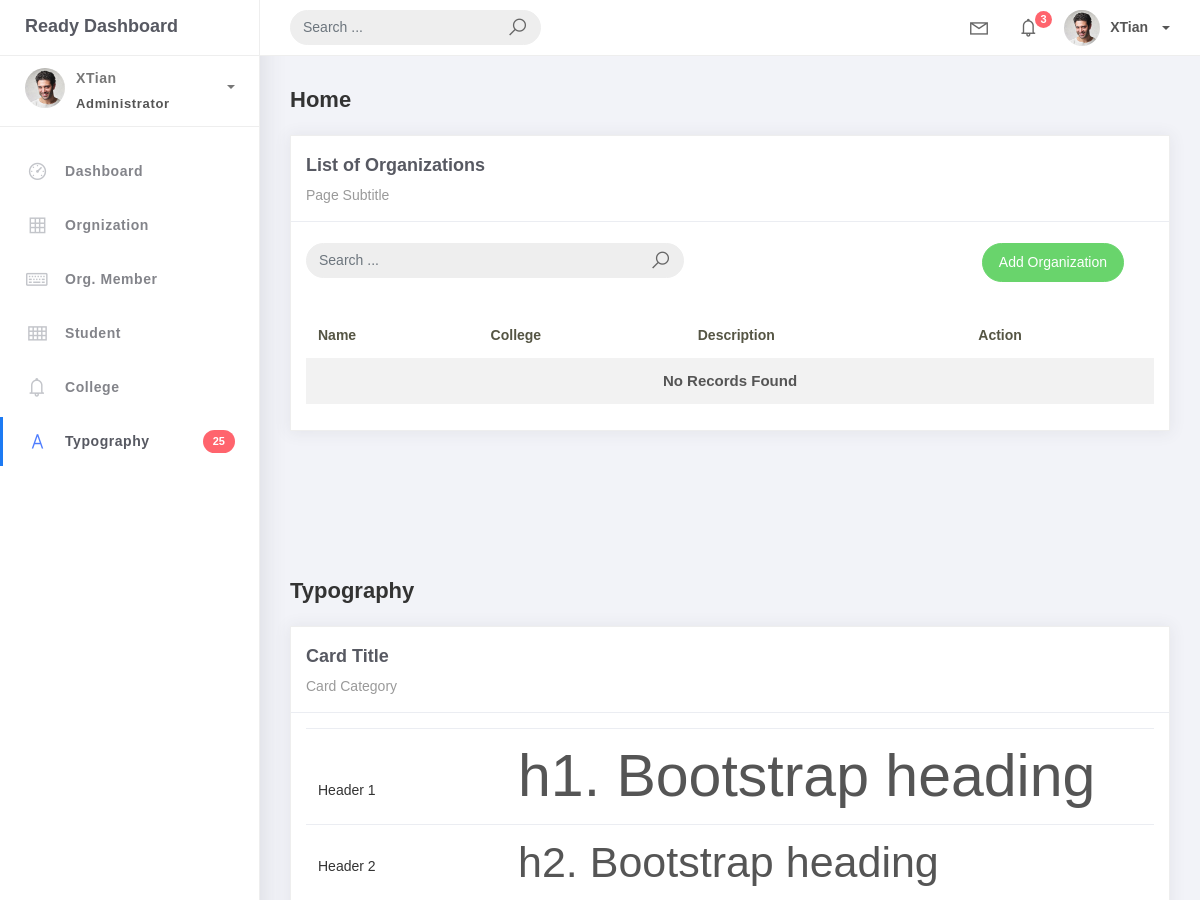
Page /organization_list/ (upper part) on the earlier database version.
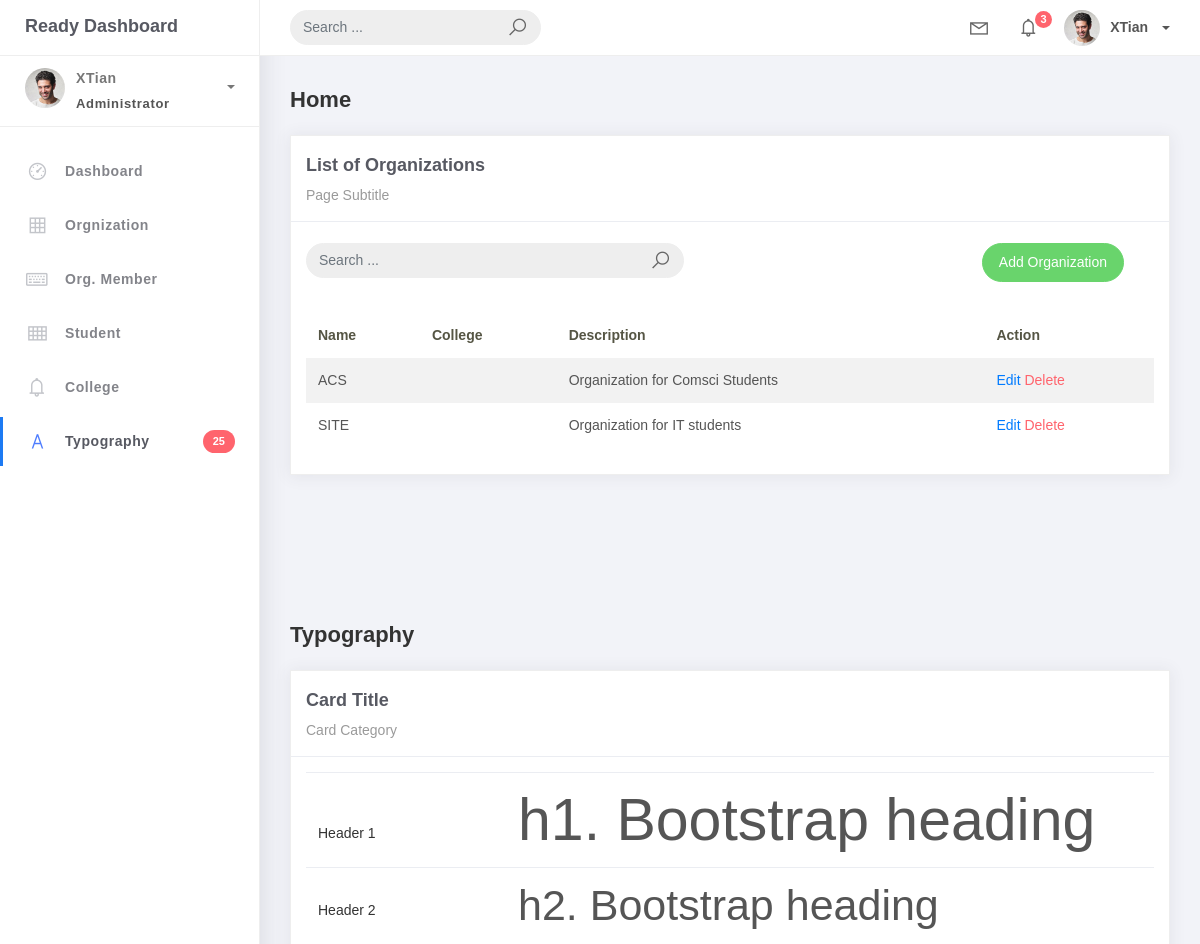
Same page on the later database version.
### studentorg/models.py (models this page shows, shortened)
class BaseModel (models.Model):
    created_at = models.DateTimeField (auto_now_add=True, db_index=True)
    update_at = models.DateTimeField (auto_now=True)
    class Meta:
        abstract = True

class Organization(BaseModel):
    name = models.CharField(max_length=250)
    College = models.ForeignKey(College, null=True, blank=True, on_delete=models.CASCADE)
    description = models.CharField(max_length=500)

### studentorg/views.py (the view)
# urls.py: path('organization_list/', OrganizationList.as_view(), name='organization-list'),
class OrganizationList(ListView):
    model = Organization
    context_object_name = 'organization'
    template_name = "org_list.html"
    paginate_by = 5

### templates/org_list.html (shortened to what this page needs)
{% extends 'base.html' %} {% load static %} {% block content %}
<div class="content">
  <div class="container-fluid">
    <h4 class="page-title">Home</h4>
    <div class="row">
      <div class="col-md-12">
        <div class="card">
          <div class="card-header">
            <div class="card-title">List of Organizations</div>
            <div class="card-category">Page Subtitle</div>
          </div>
          <br />
          <div class="col-md-12 row">
            <div class="col-md-6">
              <form class="navbar-left navbar-form nav-search mr-md-3" action="{% url 'organization-list' %}">
                <div class="input-group">
                  <input type="text" placeholder="Search ..." class="form-control" name="q" />
                  <div class="input-group-append">
                    <span class="input-group-text">
                      <i class="la la-search search-icon"></i>
                    </span>
                  </div>
                </div>
              </form>
            </div>
            <div class="col-md-6">
              <div class="pull-right">
                <a
                  href="{% url 'organization-add' %}" class="btn btn-success btn-rounded">Add Organization</a>
              </div>
            </div>
          </div>
          <div class="card-body">
            <table class="table table-striped mt-3">
              <thead>
                <tr>
                  <th scope="col">Name</th>
                  <th scope="col">College</th>
                  <th scope="col">Description</th>
                  <th scope="col">Action</th>
                </tr>
              </thead>
              <tbody>
                {% for object in object_list %}
                <tr>
                  <td>{{ object.name}}</td>
                  <td>{{ object.college }}</td>
                  <td>{{ object.description }}</td>
                  <td>
                    <a href="/organization-list/{{object.id}}">Edit</a>
                    <a href="/organization-list/{{object.id}}/delete" class="text-danger">Delete</a>
                  </td>
                </tr>
                {% empty %}
                <tr>
                  <td colspan="4" style="text-align: center">
                    <p class="text-sm font-weight-bold mb-0">No Records Found</p>
                  </td>
                </tr>
                {% endfor %}
              </tbody>
            </table>
          </div>
        </div>
      </div>
    </div>
  </div>
</div>
{% endblock %}

Differences in the rows shown:
added Organization: name "ACS", description "Organization for Comsci Students"
added Organization: name "SITE", description "Organization for IT students"
Other differences:
text no longer shown: "No Records Found"
